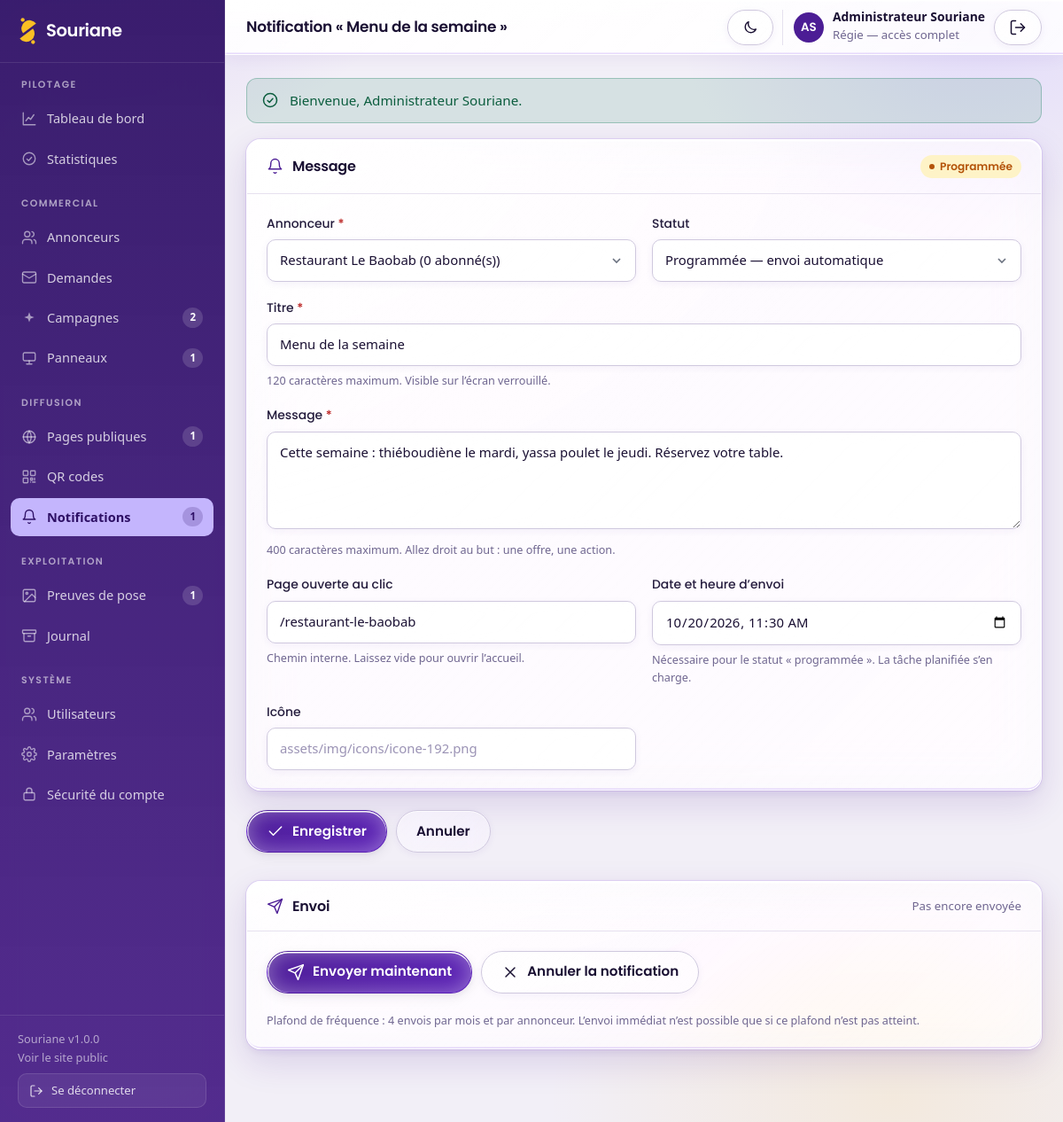
The app's page /admin/notifications/2 (signed in) with its own data.
### tables this page shows
CREATE TABLE `annonceurs` (
    `id`            INT UNSIGNED NOT NULL AUTO_INCREMENT,
    `nom`           VARCHAR(180)  NOT NULL,
    `adresse_courte` VARCHAR(80)  NOT NULL COMMENT 'Identifiant d’URL (slug)',
    `description`   TEXT          NULL,
    `logo`          VARCHAR(255)  NULL,
    `telephone`     VARCHAR(30)   NULL,
    `whatsapp`      VARCHAR(30)   NULL,
    `email`         VARCHAR(180)  NULL,
    `adresse`       VARCHAR(255)  NULL,
    `ville`         VARCHAR(120)  NULL,
    `latitude`      DECIMAL(10,7) NULL,
    `longitude`     DECIMAL(10,7) NULL,
    `reseaux`       JSON          NULL COMMENT '{facebook,instagram,tiktok,youtube,site}',
    `horaires`      JSON          NULL COMMENT '{"lun":"08:00-18:00", ...}',
    `statut`        ENUM('actif','inactif','archive') NOT NULL DEFAULT 'actif',
    `cree_le`       DATETIME      NOT NULL DEFAULT CURRENT_TIMESTAMP,
    `maj_le`        DATETIME      NOT NULL DEFAULT CURRENT_TIMESTAMP ON UPDATE CURRENT_TIMESTAMP,
    PRIMARY KEY (`id`),
    UNIQUE KEY `uk_annonceurs_slug` (`adresse_courte`),
    KEY `idx_annonceurs_statut` (`statut`),
    KEY `idx_annonceurs_ville` (`ville`)
);

CREATE TABLE `utilisateurs` (
    `id`            INT UNSIGNED NOT NULL AUTO_INCREMENT,
    `nom`           VARCHAR(120)  NOT NULL,
    `email`         VARCHAR(180)  NOT NULL,
    `mot_de_passe`  VARCHAR(255)  NOT NULL COMMENT 'Empreinte Argon2id',
    `role`          ENUM('regie','agent','annonceur') NOT NULL DEFAULT 'agent',
    `annonceur_id`  INT UNSIGNED  NULL COMMENT 'Renseigné si role = annonceur',
    `telephone`     VARCHAR(30)   NULL,
    `actif`         TINYINT(1)    NOT NULL DEFAULT 1,
    `derniere_connexion` DATETIME NULL,
    `tentatives_echec` TINYINT UNSIGNED NOT NULL DEFAULT 0,
    `verrouille_jusqua` DATETIME  NULL,
     
     
     
     
     
    `totp_secret`        VARCHAR(255)  NULL COMMENT 'Secret TOTP, chiffré',
    `totp_actif`         TINYINT(1)    NOT NULL DEFAULT 0,
    `totp_confirme_le`   DATETIME      NULL,
    `totp_dernier_pas`   BIGINT UNSIGNED NULL COMMENT 'Intervalle de 30 s déjà consommé',
    `totp_codes_secours` TEXT          NULL COMMENT 'Empreintes SHA-256, une par ligne',
    `cree_le`       DATETIME      NOT NULL DEFAULT CURRENT_TIMESTAMP,
    `maj_le`        DATETIME      NOT NULL DEFAULT CURRENT_TIMESTAMP ON UPDATE CURRENT_TIMESTAMP,
    PRIMARY KEY (`id`),
    UNIQUE KEY `uk_utilisateurs_email` (`email`),
    KEY `idx_utilisateurs_role` (`role`),
    KEY `fk_utilisateurs_annonceur` (`annonceur_id`),
    CONSTRAINT `fk_utilisateurs_annonceur` FOREIGN KEY (`annonceur_id`)
        REFERENCES `annonceurs` (`id`) ON DELETE SET NULL ON UPDATE CASCADE
);

CREATE TABLE `notifications` (
    `id`            INT UNSIGNED NOT NULL AUTO_INCREMENT,
    `annonceur_id`  INT UNSIGNED  NOT NULL,
    `titre`         VARCHAR(120)  NOT NULL,
    `corps`         VARCHAR(400)  NOT NULL,
    `icone`         VARCHAR(255)  NULL,
    `adresse_ouverture` VARCHAR(255) NULL,
    `statut`        ENUM('brouillon','programmee','en_cours','envoyee','annulee')
                    NOT NULL DEFAULT 'brouillon',
    `programmee_le` DATETIME      NULL,
    `envoyee_le`    DATETIME      NULL,
    `cree_par`      INT UNSIGNED  NULL,
    `cree_le`       DATETIME      NOT NULL DEFAULT CURRENT_TIMESTAMP,
    `maj_le`        DATETIME      NOT NULL DEFAULT CURRENT_TIMESTAMP ON UPDATE CURRENT_TIMESTAMP,
    PRIMARY KEY (`id`),
    KEY `idx_notifications_statut` (`statut`,`programmee_le`),
    KEY `fk_notifications_annonceur` (`annonceur_id`),
    KEY `fk_notifications_user` (`cree_par`),
    CONSTRAINT `fk_notifications_annonceur` FOREIGN KEY (`annonceur_id`)
        REFERENCES `annonceurs` (`id`) ON DELETE CASCADE ON UPDATE CASCADE,
    CONSTRAINT `fk_notifications_user` FOREIGN KEY (`cree_par`)
        REFERENCES `utilisateurs` (`id`) ON DELETE SET NULL ON UPDATE CASCADE
);

### app/views/admin/notification-form.php (the view, shortened to what the rows shown need)
<?php
$creation = $notification === null;
$action   = $creation ? url('admin/notifications/nouveau') : url('admin/notifications/' . $notification['id']);
$envoyee  = !$creation && ($notification['statut'] ?? '') === 'envoyee';
?>
<form method="post" action="<?= e($action) ?>">
    <div class="panneau">
        <div class="panneau__entete">
            <h2 class="panneau__titre"><?= Icone::svg('cloche') ?> Message</h2>
            <?php if (!$creation): ?>
                <?= etiquette_etat((string) $notification['statut']) ?>
            <?php endif; ?>
        </div>
        <div class="panneau__corps">
            <div class="grille-champs">
                <div class="champ">
                    <label class="champ__etiquette" for="annonceur_id">Annonceur <span class="requis">*</span></label>
                    <select class="liste" id="annonceur_id" name="annonceur_id" required<?= $envoyee ? ' disabled' : '' ?>>
                        <?php foreach ($annonceurs as $annonceur): ?>
                            <option value="<?= e((string) $annonceur['id']) ?>"
                                <?= (int) ($notification['annonceur_id'] ?? 0) === (int) $annonceur['id'] ? ' selected' : '' ?>>
                                <?= e((string) $annonceur['nom']) ?> (<?= e((string) $annonceur['nb_abonnes']) ?> abonné(s))
                            </option>
                        <?php endforeach; ?>
                    </select>
                </div>
                <div class="champ">
                    <label class="champ__etiquette" for="statut">Statut</label>
                    <select class="liste" id="statut" name="statut"<?= $envoyee ? ' disabled' : '' ?>>
                        <option value="programmee"<?= ($notification['statut'] ?? '') === 'programmee' ? ' selected' : '' ?>>
                            Programmée — envoi automatique
                        </option>
                    </select>
                </div>
                <div class="champ pleine-largeur">
                    <label class="champ__etiquette" for="titre">Titre <span class="requis">*</span></label>
                    <input class="saisie" type="text" id="titre" name="titre" required maxlength="120"
                           value="<?= e((string) ($notification['titre'] ?? '')) ?>"
                           placeholder="Nouvel arrivage d’outillage"<?= $envoyee ? ' readonly' : '' ?>>
                    <div class="champ__aide">120 caractères maximum. Visible sur l’écran verrouillé.</div>
                </div>
                <div class="champ pleine-largeur">
                    <label class="champ__etiquette" for="corps">Message <span class="requis">*</span></label>
                    <textarea class="zone-texte" id="corps" name="corps" required maxlength="400" rows="3"
                              placeholder="Perceuses, disqueuses et bétonnières viennent d’arriver. −20 % jusqu’au 30 novembre."<?= $envoyee ? ' readonly' : '' ?>><?= e((string) ($notification['corps'] ?? '')) ?></textarea>
                    <div class="champ__aide">400 caractères maximum. Allez droit au but : une offre, une action.</div>
                </div>
                <div class="champ">
                    <label class="champ__etiquette" for="adresse_ouverture">Page ouverte au clic</label>
                    <input class="saisie" type="text" id="adresse_ouverture" name="adresse_ouverture" maxlength="255"
                           value="<?= e((string) ($notification['adresse_ouverture'] ?? '')) ?>"
                           placeholder="/quincaillerie-bignona"<?= $envoyee ? ' readonly' : '' ?>>
                    <div class="champ__aide">Chemin interne. Laissez vide pour ouvrir l’accueil.</div>
                </div>
                <div class="champ">
                    <label class="champ__etiquette" for="programmee_le">Date et heure d’envoi</label>
                    <input class="saisie" type="datetime-local" id="programmee_le" name="programmee_le"
                           value="<?= e(($notification['programmee_le'] ?? null) !== null ? date('Y-m-d\TH:i', (int) strtotime((string) $notification['programmee_le'])) : '') ?>"
                           <?= $envoyee ? ' readonly' : '' ?>>
                    <div class="champ__aide">Nécessaire pour le statut « programmée ». La tâche planifiée s’en charge.</div>
                </div>
                <div class="champ">
                    <label class="champ__etiquette" for="icone">Icône</label>
                    <input class="saisie" type="text" id="icone" name="icone" maxlength="255"
                           value="<?= e((string) ($notification['icone'] ?? '')) ?>"
                           placeholder="assets/img/icons/icone-192.png"<?= $envoyee ? ' readonly' : '' ?>>
                </div>
            </div>
        </div>
    </div>
</form>
<div class="panneau ecart-haut--grand">
    <div class="panneau__entete">
        <h2 class="panneau__titre"><?= Icone::svg('envoyer') ?> Envoi</h2>
    </div>
</div>

### app/helpers.php (shortened to what the rows shown need)
<?php
function e(?string $value): string
{
    return htmlspecialchars((string) $value, ENT_QUOTES | ENT_SUBSTITUTE, 'UTF-8');
}
function url(string $path = ''): string
{
    return BASE_URL . '/' . ltrim($path, '/');
}
function asset(string $path): string
{
    $file = SOURIANE_ROOT . '/assets/' . ltrim($path, '/');
    $v    = is_file($file) ? (string) filemtime($file) : APP_VERSION;
    return url('assets/' . ltrim($path, '/')) . '?v=' . $v;
}
function etiquette_etat(?string $etat, ?string $libelle = null): string
{
    $etat = (string) $etat;
    $texte = $libelle ?? (ETATS_LIBELLES[$etat] ?? ucfirst(str_replace('_', ' ', $etat)));
    return '<span class="etat etat--' . e($etat) . '">' . e($texte) . '</span>';
}

### app/views/layouts/admin.php (shortened to what the rows shown need)
<?php
$titrePage     = $titrePage ?? 'Tableau de bord';
$section       = $section ?? '';
$compteurs     = $compteurs ?? [];
$contenu       = $contenu ?? '';
$utilisateur = Auth::utilisateur();
$initiales   = '';
if ($utilisateur !== null) {
    $mots = preg_split('/\s+/', trim((string) $utilisateur['nom'])) ?: [];
    foreach (array_slice($mots, 0, 2) as $mot) {
        $initiales .= mb_strtoupper(mb_substr($mot, 0, 1));
    }
}
$menu = [
    [
        'titre' => 'Pilotage',
        'liens' => [
            ['cle' => 'tableau-de-bord', 'libelle' => 'Tableau de bord', 'url' => url('admin'), 'icone' => 'graphique'],
            ['cle' => 'statistiques',    'libelle' => 'Statistiques',    'url' => url('admin/statistiques'), 'icone' => 'coche-cercle'],
        ],
    ],
    [
        'titre' => 'Commercial',
        'liens' => [
            ['cle' => 'annonceurs', 'libelle' => 'Annonceurs', 'url' => url('admin/annonceurs'), 'icone' => 'utilisateurs'],
            ['cle' => 'demandes',   'libelle' => 'Demandes',   'url' => url('admin/demandes'),   'icone' => 'courriel'],
            ['cle' => 'campagnes',  'libelle' => 'Campagnes',  'url' => url('admin/campagnes'),  'icone' => 'etincelle'],
            ['cle' => 'panneaux',   'libelle' => 'Panneaux',   'url' => url('admin/panneaux'),   'icone' => 'panneau'],
        ],
    ],
    [
        'titre' => 'Diffusion',
        'liens' => [
            ['cle' => 'pages',         'libelle' => 'Pages publiques', 'url' => url('admin/pages'), 'icone' => 'site'],
            ['cle' => 'codes',         'libelle' => 'QR codes',        'url' => url('admin/codes'), 'icone' => 'qr'],
            ['cle' => 'notifications', 'libelle' => 'Notifications',   'url' => url('admin/notifications'), 'icone' => 'cloche'],
        ],
    ],
    [
        'titre' => 'Exploitation',
        'liens' => [
            ['cle' => 'poses',   'libelle' => 'Preuves de pose', 'url' => url('admin/poses'),   'icone' => 'photo'],
            ['cle' => 'journal', 'libelle' => 'Journal',         'url' => url('admin/journal'), 'icone' => 'archive'],
        ],
    ],
    [
        'titre' => 'Système',
        'liens' => [
            ['cle' => 'utilisateurs', 'libelle' => 'Utilisateurs', 'url' => url('admin/utilisateurs'), 'icone' => 'utilisateurs'],
            ['cle' => 'parametres',   'libelle' => 'Paramètres',   'url' => url('admin/parametres'),   'icone' => 'reglages'],
            ['cle' => 'securite',     'libelle' => 'Sécurité du compte', 'url' => url('admin/securite'), 'icone' => 'verrou'],
        ],
    ],
];
?>
<!DOCTYPE html>
<html lang="fr">
<head>
<link rel="stylesheet" href="<?= e(asset('css/app.css')) ?>">
<link rel="stylesheet" href="<?= e(asset('css/admin.css')) ?>">
</head>
<body class="admin">
<div class="admin-conteneur">
    <aside class="admin-laterale" id="admin-laterale">
        <nav class="admin-nav" aria-label="Navigation de l’administration">
            <?php foreach ($menu as $groupe): ?>
                <div class="admin-nav__groupe">
                    <div class="admin-nav__titre"><?= e($groupe['titre']) ?></div>
                    <?php foreach ($groupe['liens'] as $lien): ?>
                        <?php $actif = $lien['cle'] === $section; ?>
                        <a href="<?= e($lien['url']) ?>"<?= $actif ? ' class="actif" aria-current="page"' : '' ?>>
                            <?= Icone::svg($lien['icone']) ?>
                            <span><?= e($lien['libelle']) ?></span>
                            <?php if (!empty($compteurs[$lien['cle']])): ?>
                                <span class="admin-nav__badge"><?= e((string) $compteurs[$lien['cle']]) ?></span>
                            <?php endif; ?>
                        </a>
                    <?php endforeach; ?>
                </div>
            <?php endforeach; ?>
        </nav>
    </aside>
    <div class="admin-principal">
        <header class="admin-entete">
            <div class="pile">
                <h1 class="admin-entete__titre"><?= e($titrePage) ?></h1>
            </div>
            <div class="admin-entete__actions">
                <?php if ($utilisateur !== null): ?>
                    <div class="admin-entete__utilisateur">
                        <span class="avatar" aria-hidden="true"><?= e($initiales !== '' ? $initiales : 'SA') ?></span>
                        <span>
                            <strong style="display:block;line-height:1.2"><?= e((string) $utilisateur['nom']) ?></strong>
                            <span class="texte-petit"><?= e(\Souriane\Models\Utilisateur::ROLES[$utilisateur['role']] ?? $utilisateur['role']) ?></span>
                        </span>
                        <form method="post" action="<?= e(url('admin/deconnexion')) ?>" style="margin:0" id="formulaire-deconnexion-entete">
                            <button type="submit" class="btn btn--contour btn--petit" title="Se déconnecter" id="bouton-deconnexion-entete" aria-haspopup="dialog" aria-controls="dialogue-deconnexion">
                                <?= Icone::svg('deconnexion') ?>
                            </button>
                        </form>
                    </div>
                <?php endif; ?>
            </div>
        </header>
        <div class="admin-contenu">
            <?= $contenu ?>
        </div>
    </div>
</div>
</body>
</html>

### records on screen
annonceurs: id "2"
utilisateurs: nom "Administrateur Souriane", role "Régie — accès complet"
notifications: statut "Programmée", annonceur_id "Restaurant Le Baobab (0 abonné(s))", statut "Programmée — envoi automatique", titre "Menu de la semaine", corps "Cette semaine : thiéboudiène le mardi, yassa poulet le jeudi. Réservez votre table.", adresse_ouverture "/restaurant-le-baobab", programmee_le "10/20/2026 11:30"

### other values on screen
APP_NAME "Souriane"
$groupe['titre'] "PILOTAGE"
$lien['libelle'] "Tableau de bord"
$lien['libelle'] "Statistiques"
$groupe['titre'] "COMMERCIAL"
$lien['libelle'] "Annonceurs"
$lien['libelle'] "Demandes"
$lien['libelle'] "Campagnes"
$lien['libelle'] "Panneaux"
$compteurs[$lien['cle']] "1"
$groupe['titre'] "DIFFUSION"
$lien['libelle'] "Pages publiques"
$lien['libelle'] "QR codes"
$lien['libelle'] "Notifications"
$groupe['titre'] "EXPLOITATION"
